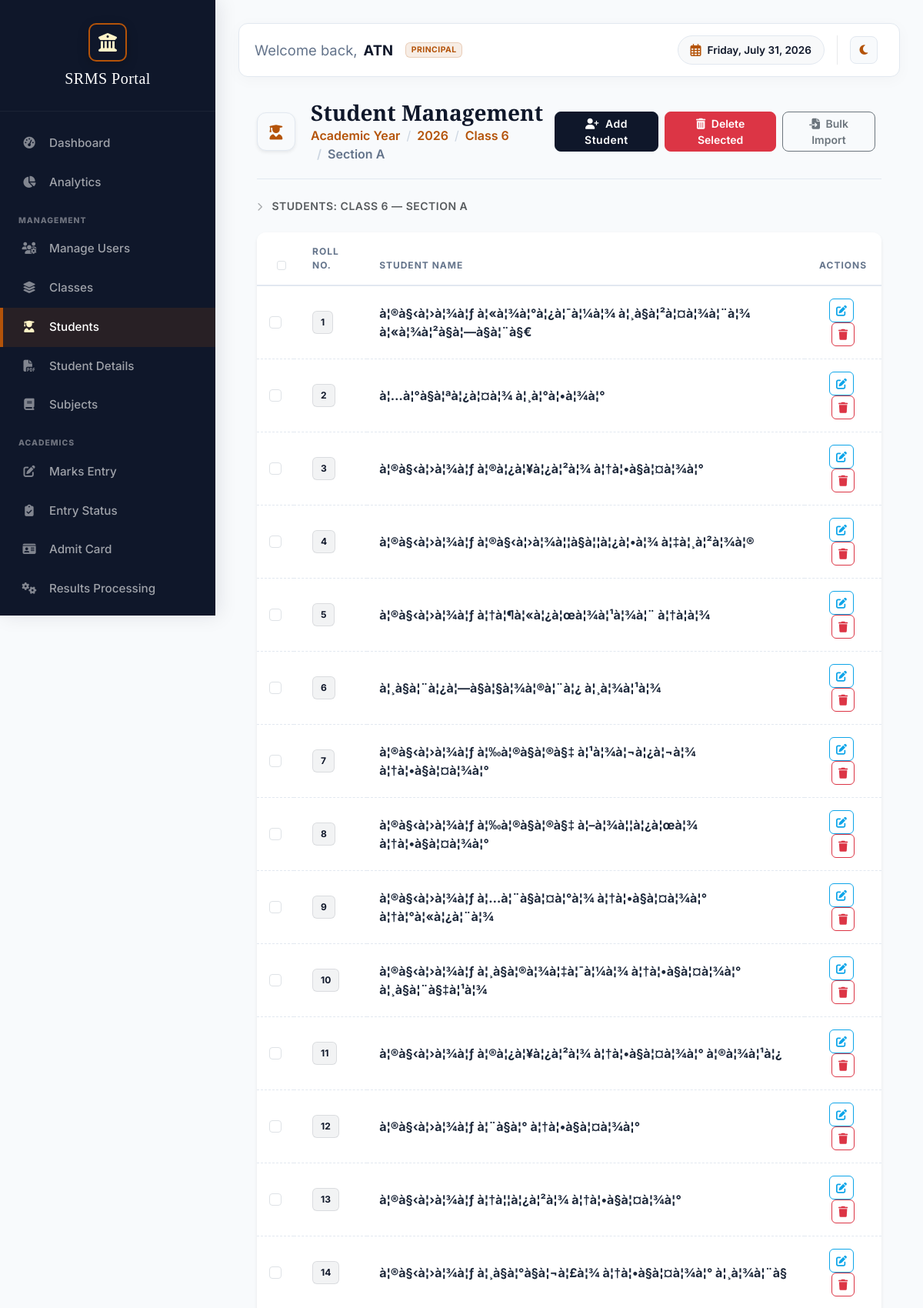
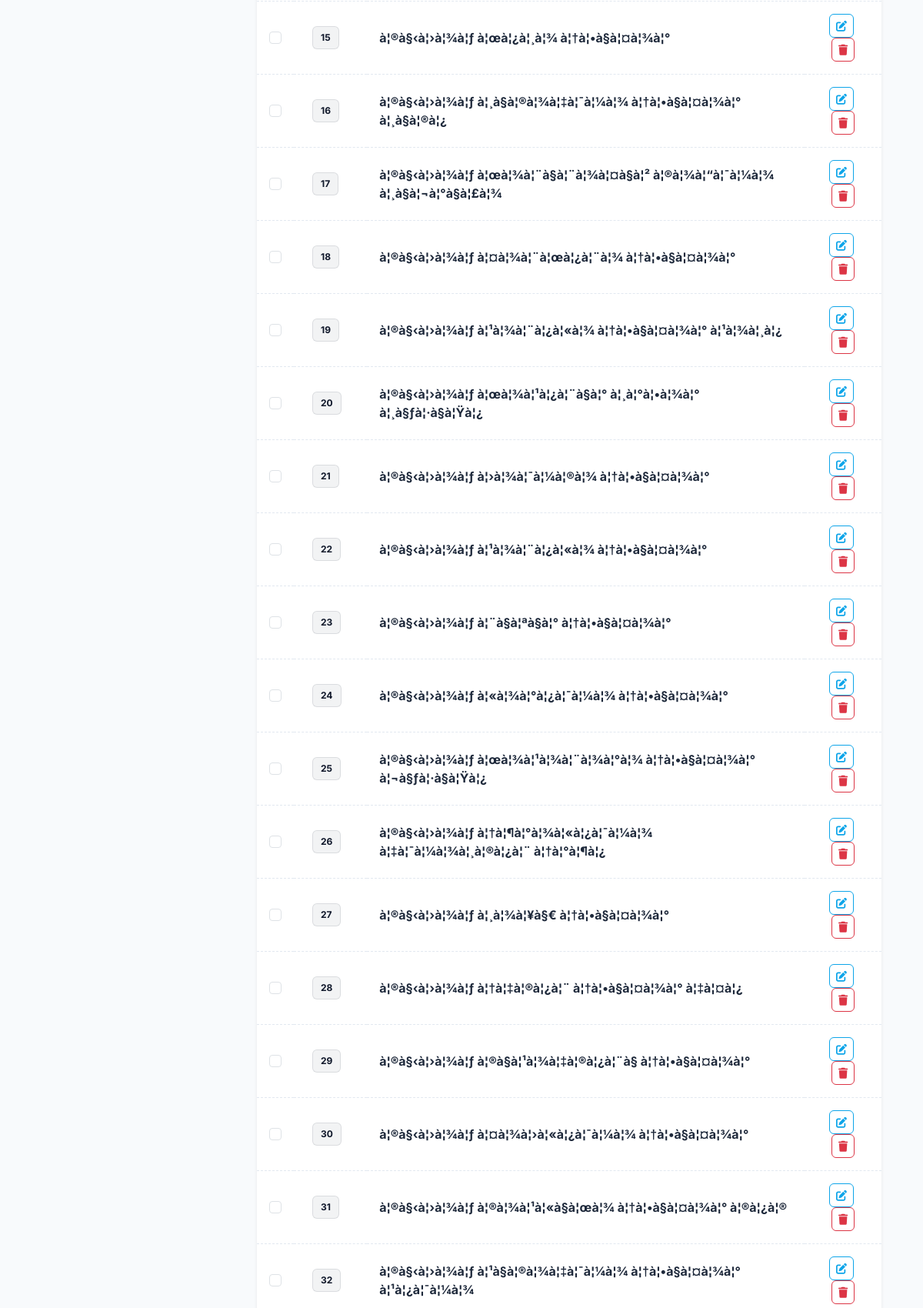
The page /admin/manage-students.php?view=students&class_id=1&class_name=Class+6&academic_year=2026 (signed in, upper part) on the database its author committed (2 pictures, top to bottom).
### tables this page shows
CREATE TABLE `classes` (
  `id` int(11) NOT NULL,
  `class_name` varchar(50) NOT NULL,
  `section` varchar(10) NOT NULL,
  `academic_year` year(4) NOT NULL
);

CREATE TABLE `students` (
  `id` int(11) NOT NULL,
  `roll_number` int(11) NOT NULL,
  `name` varchar(100) NOT NULL,
  `father_name` varchar(100) DEFAULT NULL,
  `mother_name` varchar(100) DEFAULT NULL,
  `dob` date DEFAULT NULL,
  `class_id` int(11) DEFAULT NULL,
  `student_group` enum('None','Science','Commerce','Arts') DEFAULT 'None',
  `main_elective_id` int(11) DEFAULT NULL,
  `optional_subject_id` int(11) DEFAULT NULL,
  `created_at` timestamp NULL DEFAULT current_timestamp(),
  `email` varchar(150) DEFAULT NULL,
  `phone` varchar(20) DEFAULT NULL
);

### admin/manage-students.php (the view, shortened to what this page needs)
<?php
include('../includes/db_config.php');
$academic_year = $_GET['academic_year'] ?? null;
$view = $_GET['view'] ?? ($academic_year ? 'classes' : 'years');
$selected_class = $_GET['class_name'] ?? null;
$class_id = $_GET['class_id'] ?? null;
$data = [];
if ($view == 'years') {
    $stmt = $conn->query("SELECT academic_year, COUNT(DISTINCT class_name) as class_count,
                         (SELECT COUNT(*) FROM students WHERE class_id IN (SELECT id FROM classes WHERE academic_year = c.academic_year)) as student_count
                         FROM classes c
                         GROUP BY academic_year
                         ORDER BY academic_year ASC");
    $data = $stmt->fetchAll();
} elseif ($view == 'students' && $class_id) {
    $stmt = $conn->prepare("SELECT class_name, section, academic_year FROM classes WHERE id = ?");
    $stmt->execute([$class_id]);
    $class_info = $stmt->fetch();
    $academic_year = $class_info['academic_year'];
    $stmt = $conn->prepare("SELECT s.*, c.class_name, c.section, sub.subject_name as main_elective_name, opt_sub.subject_name as optional_subject_name
                          FROM students s
                          JOIN classes c ON s.class_id = c.id
                          LEFT JOIN subjects sub ON s.main_elective_id = sub.id
                          LEFT JOIN subjects opt_sub ON s.optional_subject_id = opt_sub.id
                          WHERE s.class_id = ?
                          ORDER BY s.roll_number");
    $stmt->execute([$class_id]);
    $data = $stmt->fetchAll();
}
?>
<!DOCTYPE html>
<html lang="en">
<head>
    <?php include('header.php'); ?>
</head>
<body>
    <?php include('sidebar.php'); ?>
    <div id="content">
        <?php include('topbar.php'); ?>
        <div class="container-fluid px-0 px-md-4">
            <div class="page-header">
                <div class="d-flex align-items-center">
                    <div class="header-icon-box shadow-sm">
                        <i class="fas fa-user-graduate"></i>
                    </div>
                    <div>
                        <h1 class="mb-0">Student Management</h1>
                        <nav aria-label="breadcrumb">
                            <ol class="breadcrumb bg-transparent p-0 mb-0 small">
                                <li class="breadcrumb-item"><a href="manage-students.php?view_all=1">Academic Year</a></li>
                                <?php if ($academic_year): ?>
                                    <li class="breadcrumb-item <?php echo ($view == 'classes') ? 'active' : ''; ?>">
                                        <?php if ($view != 'classes'): ?>
                                            <a href="manage-students.php?view=classes&academic_year=<?php echo urlencode($academic_year); ?>"><?php echo $academic_year; ?></a>
                                        <?php else: ?>
                                            <?php echo $academic_year; ?>
                                        <?php endif; ?>
                                    </li>
                                <?php endif; ?>
                                <?php if ($selected_class): ?>
                                    <li class="breadcrumb-item <?php echo ($view == 'sections') ? 'active' : ''; ?>">
                                        <?php if ($view == 'students'): ?>
                                            <a href="manage-students.php?view=sections&class_name=<?php echo urlencode($selected_class); ?>&academic_year=<?php echo urlencode($academic_year); ?>"><?php echo $selected_class; ?></a>
                                        <?php else: ?>
                                            <?php echo $selected_class; ?>
                                        <?php endif; ?>
                                    </li>
                                <?php endif; ?>
                                <?php if ($view == 'students' && isset($class_info)): ?>
                                    <li class="breadcrumb-item active">Section <?php echo $class_info['section']; ?></li>
                                <?php endif; ?>
                            </ol>
                        </nav>
                    </div>
                </div>
                <div class="header-actions d-flex align-items-center">
                    <?php
                    if ($view == 'students' && $class_id) {
                        $add_link = "add-student.php?class_id=" . $class_id . "&class_name=" . urlencode($class_info['class_name']) . "&section=" . urlencode($class_info['section']) . "&academic_year=" . urlencode($academic_year);
                    } else {
                        $add_link = "add-student.php" . ($academic_year ? '?academic_year=' . urlencode($academic_year) : '');
                    }
                    ?>
                    <a href="<?php echo $add_link; ?>" class="btn btn-sm btn-primary px-3 me-2" style="border-radius: 8px; font-weight: 600;">
                        <i class="fas fa-user-plus me-1"></i> Add Student
                    </a>
                    <?php if ($view == 'students' && $class_id): ?>
                        <button type="button" class="btn btn-sm btn-danger px-3 me-2" style="border-radius: 8px; font-weight: 600;"
                            onclick="confirmBulkDelete()">
                            <i class="fas fa-trash-alt me-1"></i> Delete Selected
                        </button>
                        <a href="bulk-import-students.php?class_id=<?php echo $class_id; ?>"
                            class="btn btn-sm btn-outline-secondary px-3 me-2" style="border-radius: 8px; font-weight: 600;">
                            <i class="fas fa-file-import me-1"></i> Bulk Import
                        </a>
                    <?php endif; ?>
                </div>
            </div>
            <p class="text-muted small mb-4" style="font-weight: 600; letter-spacing: 0.5px; text-transform: uppercase;">
                <i class="fas fa-chevron-right me-2 opacity-50" style="font-size: 0.7rem;"></i>
                <?php
                if ($view == 'years') echo "Select Academic Session";
                elseif ($view == 'classes') echo "Classes &mdash; " . htmlspecialchars($academic_year);
                elseif ($view == 'sections') echo "Sections &mdash; " . htmlspecialchars($selected_class);
                else echo "Students: " . htmlspecialchars($class_info['class_name']) . " &mdash; Section " . htmlspecialchars($class_info['section']);
                ?>
            </p>
            <div class="row g-4">
                <?php if ($view == 'years'): ?>
                    <?php foreach ($data as $y): ?>
                        <div class="col-xl-2 col-md-3 col-sm-6">
                            <a href="?view=classes&academic_year=<?php echo urlencode($y['academic_year']); ?>"
                                class="drill-card year-drill-card h-100">
                                <div class="card-body text-center">
                                    <div class="drill-icon" style="color: var(--prestige-gold-light);">
                                        <i class="fas fa-calendar-alt"></i>
                                    </div>
                                    <div class="h4 fw-bold text-white mb-1" style="font-family: 'Playfair Display', serif;">
                                        <?php echo $y['academic_year']; ?>
                                    </div>
                                    <div class="text-white-50" style="font-size: 0.75rem; letter-spacing: 0.5px;">
                                        <?php echo $y['class_count']; ?> Classes &bull; <?php echo $y['student_count']; ?> Students
                                    </div>
                                </div>
                            </a>
                        </div>
                    <?php endforeach; ?>
                <?php else: ?>
                    <div class="col-12">
                        <div class="card border-0 shadow-sm overflow-hidden student-table-wrap" style="border-radius: 12px;">
                            <div class="card-body p-0">
                                <form id="studentListForm" method="POST" action="manage-students.php?view=students&class_id=<?php echo $class_id; ?>&class_name=<?php echo urlencode($selected_class); ?>&academic_year=<?php echo urlencode($academic_year); ?>">
                                    <div class="table-responsive">
                                    <table class="table table-hover align-middle mb-0">
                                        <thead class="bg-light">
                                            <tr>
                                                <th class="text-center pe-0">
                                                    <input type="checkbox" id="studentSelectAll" class="form-check-input">
                                                </th>
                                                <th class="ps-4">Roll No.</th>
                                                <th>Student Name</th>
                                                <th class="text-center">Actions</th>
                                            </tr>
                                        </thead>
                                        <tbody>
                                            <?php if (count($data) > 0): ?>
                                                <?php foreach ($data as $s): ?>
                                                    <tr>
                                                        <td class="text-center">
                                                            <input type="checkbox" class="form-check-input student-checkbox" name="student_ids[]" value="<?php echo $s['id']; ?>">
                                                        </td>
                                                        <td class="ps-4">
                                                            <span class="badge-prestige">
                                                                <?php echo $s['roll_number']; ?>
                                                            </span>
                                                        </td>
                                                        <td class="fw-bold" style="color: var(--prestige-text);"><?php echo htmlspecialchars($s['name']); ?></td>
                                                        <td class="text-center">
                                                            <a href="edit-student.php?id=<?php echo $s['id']; ?>&return_url=<?php echo urlencode($_SERVER['REQUEST_URI']); ?>"
                                                                class="btn btn-sm btn-outline-info me-1" style="border-radius: 6px;">
                                                                <i class="fas fa-edit"></i>
                                                            </a>
                                                            <button type="button" class="btn btn-sm btn-outline-danger" style="border-radius: 6px;"
                                                                onclick="showDeleteModal('?view=students&class_id=<?php echo $class_id; ?>&delete=<?php echo $s['id']; ?>', 'Delete Student?', 'This will permanently remove <strong><?php echo htmlspecialchars($s['name']); ?></strong> (Roll: <?php echo $s['roll_number']; ?>).')">
                                                                <i class="fas fa-trash"></i>
                                                            </button>
                                                        </td>
                                                    </tr>
                                                <?php endforeach; ?>
                                            <?php endif; ?>
                                        </tbody>
                                    </table>
                                </div>
                            </form>
                        </div>
                    </div>
                    </div>
                <?php endif; ?>
            </div>
        </div>
    </div>
</body>

### admin/header.php (style rules this page uses)
:root { --sidebar-width: 280px; --prestige-navy: #0f172a; --prestige-gold: #b45309; --prestige-gold-light: #fef3c7; --prestige-slate: #f8fafc; --prestige-border: #e2e8f0; --prestige-text: #1e293b; --primary-color: var(--prestige-navy); --dark-color: var(--prestige-navy); }
body { background-color: var(--prestige-slate); font-family: 'Inter', sans-serif; color: var(--prestige-text); }
#content { margin-left: var(--sidebar-width); padding: 30px; min-height: 100vh; transition: margin-left 0.3s cubic-bezier(0.16, 1, 0.3, 1); }
.card { background: white; border: 1px solid var(--prestige-border); box-shadow: 0 15px 40px rgba(0, 0, 0, 0.04); border-radius: 12px; margin-bottom: 24px; transition: transform 0.2s, box-shadow 0.2s; }
.table th { text-transform: uppercase; font-size: 0.75rem; letter-spacing: 1px; color: #64748b; font-weight: 700; padding: 16px; border-bottom: 2px solid var(--prestige-border) !important; }
.table td { padding: 16px; vertical-align: middle; color: var(--prestige-text); border-bottom: 1px dashed var(--prestige-border) !important; }
thead.table-light, thead.bg-light, .table-light th { background-color: #f8fafc !important; border-bottom: 2px solid var(--prestige-border) !important; }
.page-header { background-color: transparent; color: var(--prestige-navy); padding: 0 0 20px 0; border-radius: 0; margin-bottom: 24px; border: none; border-bottom: 1px solid var(--prestige-border); display: flex; align-items: center; justify-content: space-between; }
.page-header h1 { font-family: 'Playfair Display', serif; font-size: 1.75rem; margin-bottom: 0.25rem; color: var(--prestige-navy); font-weight: 700; }
.header-icon-box { background: var(--prestige-slate); border: 1px solid var(--prestige-border); width: 50px; height: 50px; display: flex; align-items: center; justify-content: center; border-radius: 12px; margin-right: 1.25rem; color: var(--prestige-gold); flex-shrink: 0; font-size: 1.2rem; }
.btn-primary { background-color: var(--prestige-navy); border-color: var(--prestige-navy); font-weight: 600; letter-spacing: 0.5px; }

### admin/manage-students.php (style rules this page uses)
.breadcrumb-item a { text-decoration: none; color: var(--prestige-gold); font-weight: 600; }
.breadcrumb-item.active { color: #64748b; font-weight: 600; }
.breadcrumb-item + .breadcrumb-item::before { color: #cbd5e1; }
.btn-outline-info { border-color: #0ea5e9; color: #0ea5e9; }
.badge-prestige { background: rgba(15, 23, 42, 0.05); color: var(--prestige-navy); padding: 5px 10px; border-radius: 6px; font-weight: 700; border: 1px solid rgba(15, 23, 42, 0.1); font-size: 0.75rem; display: inline-block; }

### rows shown on the page
classes: academic_year "2026", section "A", class_name "CLASS 6"
students: roll_number "1", name "à¦®à§‹à¦›à¦¾à¦ƒ à¦«à¦¾à¦°à¦¿à¦¯à¦¼à¦¾ à¦¸à§à¦²à¦¤à¦¾à¦¨à¦¾ à¦«à¦¾à¦²à§à¦—à§à¦¨à§€"
students: roll_number "2", name "à¦…à¦°à§à¦ªà¦¿à¦¤à¦¾ à¦¸à¦°à¦•à¦¾à¦°"
students: roll_number "3", name "à¦®à§‹à¦›à¦¾à¦ƒ à¦®à¦¿à¦¥à¦¿à¦²à¦¾ à¦†à¦•à§à¦¤à¦¾à¦°"
students: roll_number "4", name "à¦®à§‹à¦›à¦¾à¦ƒ à¦®à§‹à¦›à¦¾à¦¦à§à¦¦à¦¿à¦•à¦¾ à¦‡à¦¸à¦²à¦¾à¦®"
students: roll_number "5", name "à¦®à§‹à¦›à¦¾à¦ƒ à¦†à¦¶à¦«à¦¿à¦œà¦¾à¦¹à¦¾à¦¨ à¦†à¦­à¦¾"
students: roll_number "6", name "à¦¸à§à¦¨à¦¿à¦—à§à¦§à¦¾à¦®à¦¨à¦¿ à¦¸à¦¾à¦¹à¦¾"
students: roll_number "7", name "à¦®à§‹à¦›à¦¾à¦ƒ à¦‰à¦®à§à¦®à§‡ à¦¹à¦¾à¦¬à¦¿à¦¬à¦¾ à¦†à¦•à§à¦¤à¦¾à¦°"
students: roll_number "8", name "à¦®à§‹à¦›à¦¾à¦ƒ à¦‰à¦®à§à¦®à§‡ à¦–à¦¾à¦¦à¦¿à¦œà¦¾ à¦†à¦•à§à¦¤à¦¾à¦°"
students: roll_number "9", name "à¦®à§‹à¦›à¦¾à¦ƒ à¦…à¦¨à§à¦¤à¦°à¦¾ à¦†à¦•à§à¦¤à¦¾à¦° à¦†à¦°à¦«à¦¿à¦¨à¦¾"
students: roll_number "10", name "à¦®à§‹à¦›à¦¾à¦ƒ à¦¸à§à¦®à¦¾à¦‡à¦¯à¦¼à¦¾ à¦†à¦•à§à¦¤à¦¾à¦° à¦¸à§à¦¨à§‡à¦¹à¦¾"
students: roll_number "11", name "à¦®à§‹à¦›à¦¾à¦ƒ à¦®à¦¿à¦¥à¦¿à¦²à¦¾ à¦†à¦•à§à¦¤à¦¾à¦° à¦®à¦¾à¦¹à¦¿"
students: roll_number "12", name "à¦®à§‹à¦›à¦¾à¦ƒ à¦¨à§à¦° à¦†à¦•à§à¦¤à¦¾à¦°"
students: roll_number "13", name "à¦®à§‹à¦›à¦¾à¦ƒ à¦†à¦¦à¦¿à¦²à¦¾ à¦†à¦•à§à¦¤à¦¾à¦°"
students: roll_number "14", name "à¦®à§‹à¦›à¦¾à¦ƒ à¦¸à§à¦°à§à¦¬à¦£à¦¾ à¦†à¦•à§à¦¤à¦¾à¦° à¦¸à¦¾à¦¨à§"
students: roll_number "15", name "à¦®à§‹à¦›à¦¾à¦ƒ à¦œà¦¿à¦¸à¦¾ à¦†à¦•à§à¦¤à¦¾à¦°"
students: roll_number "16", name "à¦®à§‹à¦›à¦¾à¦ƒ à¦¸à§à¦®à¦¾à¦‡à¦¯à¦¼à¦¾ à¦†à¦•à§à¦¤à¦¾à¦° à¦¸à§à¦®à¦¿"
students: roll_number "17", name "à¦®à§‹à¦›à¦¾à¦ƒ à¦œà¦¾à¦¨à§à¦¨à¦¾à¦¤à§à¦² à¦®à¦¾à¦“à¦¯à¦¼à¦¾ à¦¸à§à¦¬à¦°à§à¦£à¦¾"
students: roll_number "18", name "à¦®à§‹à¦›à¦¾à¦ƒ à¦¤à¦¾à¦¨à¦œà¦¿à¦¨à¦¾ à¦†à¦•à§à¦¤à¦¾à¦°"
students: roll_number "19", name "à¦®à§‹à¦›à¦¾à¦ƒ à¦¹à¦¾à¦¨à¦¿à¦«à¦¾ à¦†à¦•à§à¦¤à¦¾à¦° à¦¹à¦¾à¦¸à¦¿"
students: roll_number "20", name "à¦®à§‹à¦›à¦¾à¦ƒ à¦œà¦¾à¦¹à¦¿à¦¨à§à¦° à¦¸à¦°à¦•à¦¾à¦° à¦¸à§ƒà¦·à§à¦Ÿà¦¿"
students: roll_number "21", name "à¦®à§‹à¦›à¦¾à¦ƒ à¦›à¦¾à¦¯à¦¼à¦®à¦¾ à¦†à¦•à§à¦¤à¦¾à¦°"
students: roll_number "22", name "à¦®à§‹à¦›à¦¾à¦ƒ à¦¹à¦¾à¦¨à¦¿à¦«à¦¾ à¦†à¦•à§à¦¤à¦¾à¦°"
students: roll_number "23", name "à¦®à§‹à¦›à¦¾à¦ƒ à¦¨à§à¦ªà§à¦° à¦†à¦•à§à¦¤à¦¾à¦°"
students: roll_number "24", name "à¦®à§‹à¦›à¦¾à¦ƒ à¦«à¦¾à¦°à¦¿à¦¯à¦¼à¦¾ à¦†à¦•à§à¦¤à¦¾à¦°"
students: roll_number "25", name "à¦®à§‹à¦›à¦¾à¦ƒ à¦œà¦¾à¦¹à¦¾à¦¨à¦¾à¦°à¦¾ à¦†à¦•à§à¦¤à¦¾à¦° à¦¬à§ƒà¦·à§à¦Ÿà¦¿"
students: roll_number "26", name "à¦®à§‹à¦›à¦¾à¦ƒ à¦†à¦¶à¦°à¦¾à¦«à¦¿à¦¯à¦¼à¦¾ à¦‡à¦¯à¦¼à¦¾à¦¸à¦®à¦¿à¦¨ à¦†à¦°à¦¶à¦¿"
students: roll_number "27", name "à¦®à§‹à¦›à¦¾à¦ƒ à¦¸à¦¾à¦¥à§€ à¦†à¦•à§à¦¤à¦¾à¦°"
students: roll_number "28", name "à¦®à§‹à¦›à¦¾à¦ƒ à¦†à¦‡à¦®à¦¿à¦¨ à¦†à¦•à§à¦¤à¦¾à¦° à¦‡à¦¤à¦¿"
students: roll_number "29", name "à¦®à§‹à¦›à¦¾à¦ƒ à¦®à§à¦¹à¦¾à¦‡à¦®à¦¿à¦¨à§ à¦†à¦•à§à¦¤à¦¾à¦°"
students: roll_number "30", name "à¦®à§‹à¦›à¦¾à¦ƒ à¦¤à¦¾à¦›à¦«à¦¿à¦¯à¦¼à¦¾ à¦†à¦•à§à¦¤à¦¾à¦°"
students: roll_number "31", name "à¦®à§‹à¦›à¦¾à¦ƒ à¦®à¦¾à¦¹à¦«à§à¦œà¦¾ à¦†à¦•à§à¦¤à¦¾à¦° à¦®à¦¿à¦®"
students: roll_number "32", name "à¦®à§‹à¦›à¦¾à¦ƒ à¦¹à§à¦®à¦¾à¦‡à¦¯à¦¼à¦¾ à¦†à¦•à§à¦¤à¦¾à¦° à¦¹à¦¿à¦¯à¦¼à¦¾"

### other values the page prints
$display_name "ATN"
$selected_class "Class 6"
